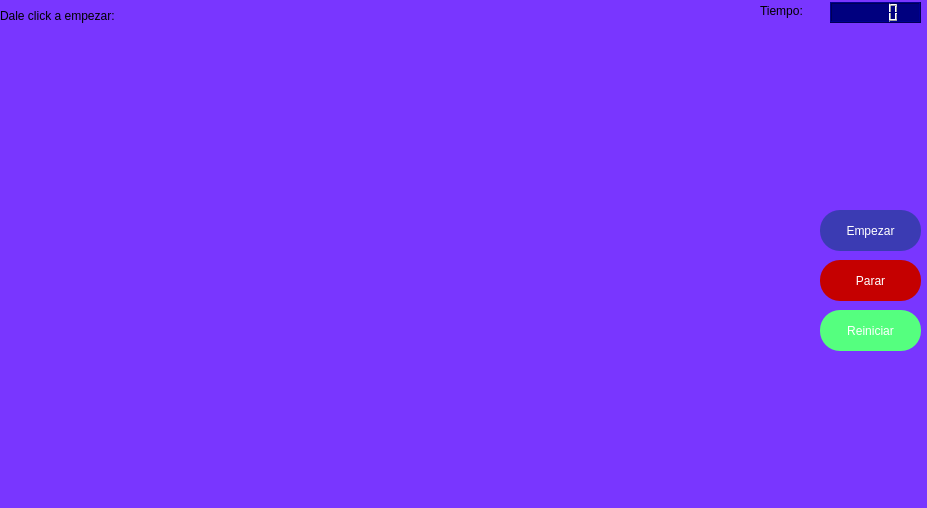
<?xml version="1.0" encoding="UTF-8"?>
<ui version="4.0">
 <class>Dialog</class>
 <widget class="QDialog" name="Dialog">
  <property name="geometry">
   <rect>
    <x>0</x>
    <y>0</y>
    <width>927</width>
    <height>508</height>
   </rect>
  </property>
  <property name="minimumSize">
   <size>
    <width>927</width>
    <height>508</height>
   </size>
  </property>
  <property name="maximumSize">
   <size>
    <width>927</width>
    <height>508</height>
   </size>
  </property>
  <property name="sizeIncrement">
   <size>
    <width>0</width>
    <height>0</height>
   </size>
  </property>
  <property name="windowTitle">
   <string>Dialog</string>
  </property>
  <property name="styleSheet">
   <string notr="true">QWidget#Dialog{
background-color: qlineargradient(spread:pad, x1:0.222091, y1:0.25, x2:0.556818, y2:0.528, stop:0.551136 rgba(121, 54, 255, 255));}</string>
  </property>
  <widget class="QLabel" name="parainstrulabel">
   <property name="geometry">
    <rect>
     <x>0</x>
     <y>-10</y>
     <width>361</width>
     <height>51</height>
    </rect>
   </property>
   <property name="styleSheet">
    <string notr="true">font: 20pt &quot;OCR A Extended&quot;;
color: black;</string>
   </property>
   <property name="text">
    <string>Dale click a empezar: </string>
   </property>
  </widget>
  <widget class="QPushButton" name="empiezaboton">
   <property name="geometry">
    <rect>
     <x>820</x>
     <y>210</y>
     <width>101</width>
     <height>41</height>
    </rect>
   </property>
   <property name="cursor">
    <cursorShape>PointingHandCursor</cursorShape>
   </property>
   <property name="styleSheet">
    <string notr="true">border-radius:20px;
font: 12pt &quot;OCR A Extended&quot;;
background-color: rgb(59, 59, 179);
color:white;

</string>
   </property>
   <property name="text">
    <string>Empezar</string>
   </property>
  </widget>
  <widget class="QLabel" name="Fondoventana">
   <property name="geometry">
    <rect>
     <x>-70</x>
     <y>-60</y>
     <width>1061</width>
     <height>601</height>
    </rect>
   </property>
   <property name="text">
    <string>&lt;html&gt;&lt;head/&gt;&lt;body&gt;&lt;p&gt;&lt;img src=&quot;:/cct/DALL·E 2023-02-19 05.17.40 - Fondo de IA diseño.png&quot;/&gt;&lt;/p&gt;&lt;/body&gt;&lt;/html&gt;</string>
   </property>
  </widget>
  <widget class="QLabel" name="parapegartxt">
   <property name="geometry">
    <rect>
     <x>0</x>
     <y>30</y>
     <width>811</width>
     <height>221</height>
    </rect>
   </property>
   <property name="minimumSize">
    <size>
     <width>0</width>
     <height>211</height>
    </size>
   </property>
   <property name="styleSheet">
    <string notr="true">font: 12pt &quot;OCR A Extended&quot;;
color: black;</string>
   </property>
   <property name="text">
    <string/>
   </property>
   <property name="scaledContents">
    <bool>false</bool>
   </property>
   <property name="wordWrap">
    <bool>true</bool>
   </property>
  </widget>
  <widget class="QPushButton" name="pushButton_3">
   <property name="geometry">
    <rect>
     <x>820</x>
     <y>310</y>
     <width>101</width>
     <height>41</height>
    </rect>
   </property>
   <property name="cursor">
    <cursorShape>PointingHandCursor</cursorShape>
   </property>
   <property name="styleSheet">
    <string notr="true">border-radius:20px;
font: 12pt &quot;OCR A Extended&quot;;
background-color: rgb(85, 255, 127);
color:white;
</string>
   </property>
   <property name="text">
    <string>Reiniciar</string>
   </property>
  </widget>
  <widget class="QLabel" name="dijistetxt">
   <property name="geometry">
    <rect>
     <x>0</x>
     <y>240</y>
     <width>351</width>
     <height>41</height>
    </rect>
   </property>
   <property name="styleSheet">
    <string notr="true">font: 20pt &quot;OCR A Extended&quot;;
color: black;</string>
   </property>
   <property name="text">
    <string/>
   </property>
  </widget>
  <widget class="QLabel" name="parapegartxt_2">
   <property name="geometry">
    <rect>
     <x>0</x>
     <y>280</y>
     <width>811</width>
     <height>211</height>
    </rect>
   </property>
   <property name="styleSheet">
    <string notr="true">font: 12pt &quot;OCR A Extended&quot;;
color: black;</string>
   </property>
   <property name="text">
    <string>&lt;html&gt;&lt;head/&gt;&lt;body&gt;&lt;p align=&quot;justify&quot;&gt;&lt;br/&gt;&lt;/p&gt;&lt;/body&gt;&lt;/html&gt;</string>
   </property>
   <property name="scaledContents">
    <bool>false</bool>
   </property>
   <property name="wordWrap">
    <bool>true</bool>
   </property>
  </widget>
  <widget class="QLabel" name="dijistetxt_2">
   <property name="geometry">
    <rect>
     <x>760</x>
     <y>0</y>
     <width>71</width>
     <height>21</height>
    </rect>
   </property>
   <property name="styleSheet">
    <string notr="true">font: 12pt &quot;OCR A Extended&quot;;
color: black;</string>
   </property>
   <property name="text">
    <string>Tiempo:</string>
   </property>
  </widget>
  <widget class="QLCDNumber" name="Tiempoled">
   <property name="geometry">
    <rect>
     <x>830</x>
     <y>2</y>
     <width>91</width>
     <height>21</height>
    </rect>
   </property>
   <property name="cursor">
    <cursorShape>WaitCursor</cursorShape>
   </property>
   <property name="autoFillBackground">
    <bool>false</bool>
   </property>
   <property name="styleSheet">
    <string notr="true">background-color: rgb(0, 0, 127);</string>
   </property>
   <property name="lineWidth">
    <number>1</number>
   </property>
   <property name="midLineWidth">
    <number>0</number>
   </property>
   <property name="mode">
    <enum>QLCDNumber::Dec</enum>
   </property>
   <property name="segmentStyle">
    <enum>QLCDNumber::Filled</enum>
   </property>
   <property name="intValue" stdset="0">
    <number>0</number>
   </property>
  </widget>
  <widget class="QPushButton" name="pushButton_4">
   <property name="geometry">
    <rect>
     <x>820</x>
     <y>260</y>
     <width>101</width>
     <height>41</height>
    </rect>
   </property>
   <property name="cursor">
    <cursorShape>PointingHandCursor</cursorShape>
   </property>
   <property name="styleSheet">
    <string notr="true">border-radius:20px;
font: 12pt &quot;OCR A Extended&quot;;
background-color: rgb(197, 0, 0);
color:white;
</string>
   </property>
   <property name="text">
    <string>Parar</string>
   </property>
  </widget>
  <widget class="QLabel" name="label">
   <property name="geometry">
    <rect>
     <x>-10</x>
     <y>330</y>
     <width>47</width>
     <height>13</height>
    </rect>
   </property>
   <property name="text">
    <string/>
   </property>
  </widget>
  <zorder>Fondoventana</zorder>
  <zorder>parainstrulabel</zorder>
  <zorder>empiezaboton</zorder>
  <zorder>parapegartxt</zorder>
  <zorder>pushButton_3</zorder>
  <zorder>dijistetxt</zorder>
  <zorder>parapegartxt_2</zorder>
  <zorder>dijistetxt_2</zorder>
  <zorder>Tiempoled</zorder>
  <zorder>pushButton_4</zorder>
  <zorder>label</zorder>
 </widget>
 <resources>
  <include location="fondo.qrc"/>
 </resources>
 <connections/>
</ui>
